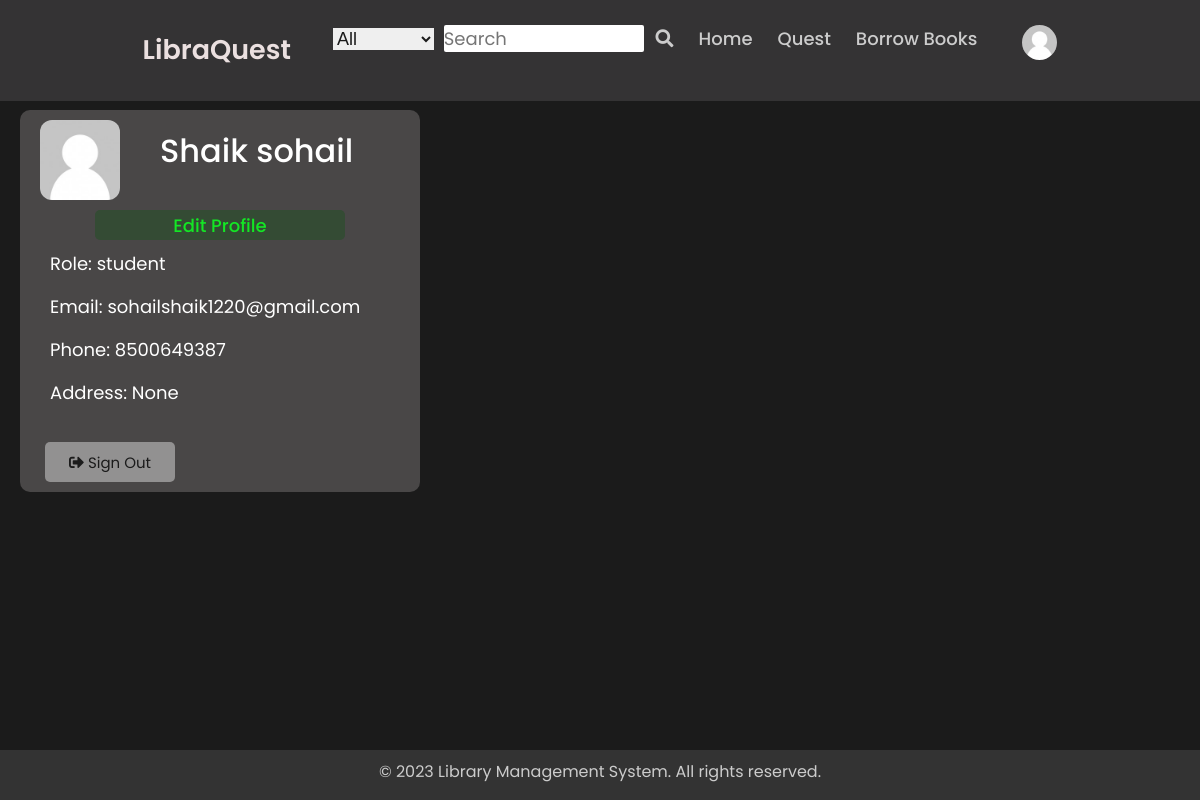
Screenshot of /profile/user_profile/sohail/ (signed in) with the database file from the repository.
### my_app/models.py (models this page shows, shortened)
class RegisterModel(AbstractUser,PermissionsMixin):
    DEFAULT_USER_IMAGE = r'LibraryManagementSystem\\media\\profile\\default_user.jpg'
    ROLE_CHOICES = (
        ('student' , 'Student'),
        ('teacher', 'Teacher'),
        ('librarian' , 'Librarian'),
        ('admin', 'Admin')
    )
    first_name = models.CharField(max_length=30)
    last_name = models.CharField(max_length=30)
    username = models.CharField(max_length=20, unique=True)
    email = models.EmailField(max_length=50, unique=True)
    role = models.CharField(max_length=20)
    profile_image = models.ImageField(upload_to="profile/", default=DEFAULT_USER_IMAGE ,null=True, blank=True)
    phone = models.CharField(max_length=20)
    address = models.TextField(max_length=200 ,blank=True, null=True)
    token = models.TextField(max_length=300 , blank=True, null = True)
    email_confirmed = models.BooleanField(default=False)
    is_staff = models.BooleanField(default=False)
    is_superuser = models.BooleanField(default=False)
    USERNAME_FIELD = 'username'
    objects = UserManager()

### user_profile/views.py (the view)
# urls.py: path('profile/', include("user_profile.urls"))
@login_required
def user_profile(request , username ):
    try :
        member = Member.objects.get(user__username=username)
        borrowings = member.borrowings_set.all()
    except Member.DoesNotExist:
        borrowings = None
    return render(request, 'profile/user_profile.html', {
        'user': request.user , 'borrowings' : borrowings
    })

### user_profile/templates/profile/user_profile.html (shortened to what this page needs)
<link rel="stylesheet" href="https://cdn.jsdelivr.net/npm/bootstrap@5.3.0/dist/css/bootstrap.min.css">
{% extends 'forms/base.html' %}
{% load static %}
{% block content %}
    <main>
        <div class="component">
            <div class="user">
                <div class="profile-picture">
                    {% if user.profile_image.url %}
                        <img src="{{ user.profile_image.url }}" alt="Profile Picture">
                    {% else %}
                        <img src="{{ user.profile_image.url }}" alt="Default Profile Picture">
                    {% endif %}
                </div>
                <div class="user-name">
                    <h2>{{ user.first_name}} {{ user.last_name }}</h2>
                </div>
            </div>
            <div class="edit-btn">
                <button id="b1">Edit Profile</button>
            </div>
            <div class="user-info">
                <p>Role: {{ user.role }}</p>
                <p>Email: {{ user.email }}</p>
                <p>Phone: {{ user.phone }}</p>
                <p>Address: {{ user.address }}</p>
            </div>
            <div class="actions">
                <button class="btn btn-primary" id="b2"><i class="fas fa-sign-out-alt"></i> Sign Out</button>
            </div>
        </div>
    </main>
{% endblock %}

### my_app/templates/forms/base.html (shortened to what this page needs)
{% load static %}
<!DOCTYPE html>
<html lang="en">
    <head>
        <link rel="stylesheet" type="text/css" href="{% static 'css/base_styles.css' %}">
        <link rel="stylesheet" href="https://cdnjs.cloudflare.com/ajax/libs/font-awesome/5.15.2/css/all.min.css">
        <link rel="stylesheet" href="{% static 'css/profile.css' %}">
    </head>
    <body>
        <nav class="navbar">
            <div class="content">
                <div class="logo"><a href="{% url 'signup:about_libraquest' %}">LibraQuest</a></div>
                <ul class="menu-list">
                    <li>
                        <div class="search">
                            <select class="drop-down">
                                <option value="All">All</option>
                            </select>
                            <input type="text" name="search" placeholder="Search" class="search-box" required>
                            <i class="fas fa-search" onclick="book_search()"></i>
                        </div>
                    </li>
                    <li><a href="{% url 'signup:homepage'%} ">Home</a></li>
                    <li><a href="#">Quest</a></li>
                    {% if user.is_authenticated %}
                    <li>
                        <a href="{% url 'signup:show_books' %}">Borrow Books</a>
                    </li>
                    {% else %}
                    <li>
                        <a href="{% url 'signup:login_user' %}">Sign in</a>
                    </li>
                    {% endif %}
                    {% if user.is_authenticated %}
                        <div class="profile">
                            {% if user.profile_image.url %}
                                <li><a href="{% url 'user_profile' username=request.user.username %}" ><img src="{{ user.profile_image.url }}" alt="Profile Picture"></a></li>
                            {% else %}
                                <li><a href="{% url 'user_profile' username=request.user.username  %}"><img src="{{ user.profile_image.url }}" alt="Default Profile Picture"></a></li>
                            {% endif %}
                        </div>
                    {% else %}
                        <li><a href="{%url 'signup:register' %}">Sign Up</a></li>
                    {% endif %}
                </ul>
            </div>
        </nav>
        {% block content %}
        {% endblock %}
        <footer class="footer">
            <p>&copy; 2023 Library Management System. All rights reserved.</p>
        </footer>
    </body>
</html>

### static/css/base_styles.css (style rules this page uses)
* { margin: 0; padding: 0; box-sizing: border-box; font-family: "Poppins" , sans-serif; }
html { height: 100%; }
body { display: flex; flex-direction: column; min-height: 100%; }
footer { margin-top: auto; text-align: center; color: #ccc; padding-top: 10px; background-color: #333; width: 100%; }
.content { max-width: 1250px; margin: auto; padding: 0 30px; }
.navbar { position:fixed; width: 100%; top: 0; z-index: 9999; padding: 25px 0; transition: all 0.3s ease; background: #a09ea02f; }
.navbar .content { display: flex; justify-content: space-between; align-items: center; }
.navbar .logo a { color: #ebe0e0; font-size: 30px; text-decoration: none; font-weight: 600; }
.navbar .menu-list { display: inline-flex; }
.menu-list li { list-style: none; }
.menu-list li a { color: #ccc; font-size: 18px; font-weight: 500; text-decoration: none; transition: all 0.3s ease; margin-left: 25px; }
.menu-list input { font-size: 18px; font-family: "Poppins",sans-serif; outline: none; border: none; border-radius: 2px; width: 200px; }
.search { color:#ccc; font-size: 18px; padding-left: 10px; background-size: 0px; caret-color: #1b1b1b; }
.search .drop-down { font-size: 18px; border: none; outline: none; padding-right: 5px; margin-right: 5px; font-family: "Arial" , 'Segoe UI', Tahoma, Verdana, sans-serif; }
.search i { padding-left: 7px; cursor: pointer; }
.search select { cursor: pointer; }
.search select , option , input { color: #1b1b1b; }
.profile img { width: 35px; height: 35px; border-radius: 50%; object-fit: cover; margin-left: 20px; }
@media (max-width : 1230px) { .navbar .logo a { font-size: 27px; } }

### static/css/profile.css (style rules this page uses)
* { margin: 0; padding: 0; box-sizing: border-box; font-family: "Poppins" , sans-serif; }
body { background: #1b1b1b; }
main { display: flex; flex-direction: column; justify-content: flex-start; }
.component { margin-left: 20px; margin-top: 110px; background: #494747; width: 400px; height: 100%; color: #fff; border-radius: 10px; }
.component .user { font-size: 18px; display: flex; align-items: center; padding-bottom: 10px; border-radius: 10px; }
.profile-picture img { margin-top:10px; width: 80px; height: 80px; border-radius: 15%; object-fit:cover; margin-left: 20px; margin-right: 40px; }
.component .user-info { margin: 10px; font-size: 18px; padding-left: 20px; padding-bottom: 10px; }
.component .actions { display: flex; flex-direction:unset; margin: 10px; }
.component .edit-btn button { width: 250px; height: 30px; text-align: center; color: #14e625; background: #344b34; border: none; border-radius: 5px; font-size: 18px; margin-left: 75px; font-weight: 500; cursor: pointer; }
.component .actions button { width: 130px; padding: 10px 10px 10px 10px; height: 40px; text-align: center; color: #1b1b1b; background: #929191; border: none; border-radius: 5px; font-size: 15px; margin-left: 15px; cursor: pointer; }

### rows the page displays
RegisterModel: profile_image (placeholder picture), first_name "Shaik", last_name "sohail", role "student", email "sohailshaik1220@gmail.com", phone "8500649387", address "None"
